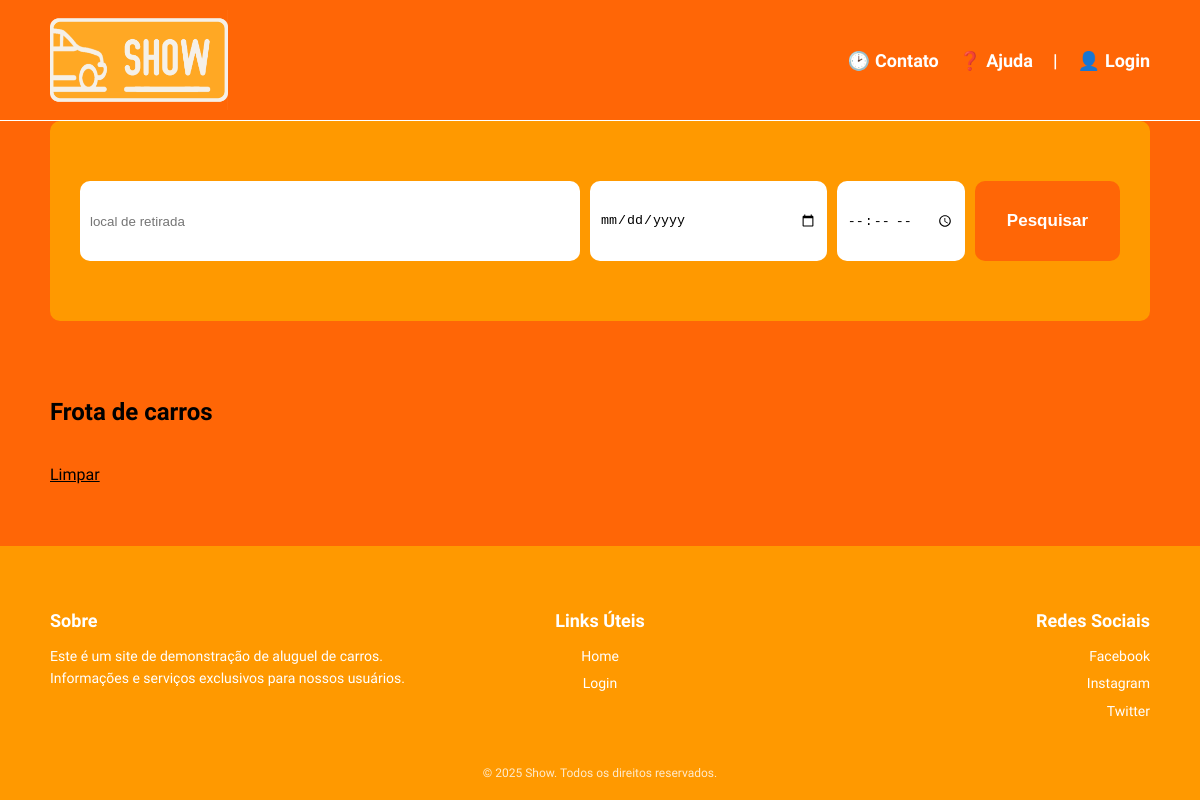
The app's page /, older data.
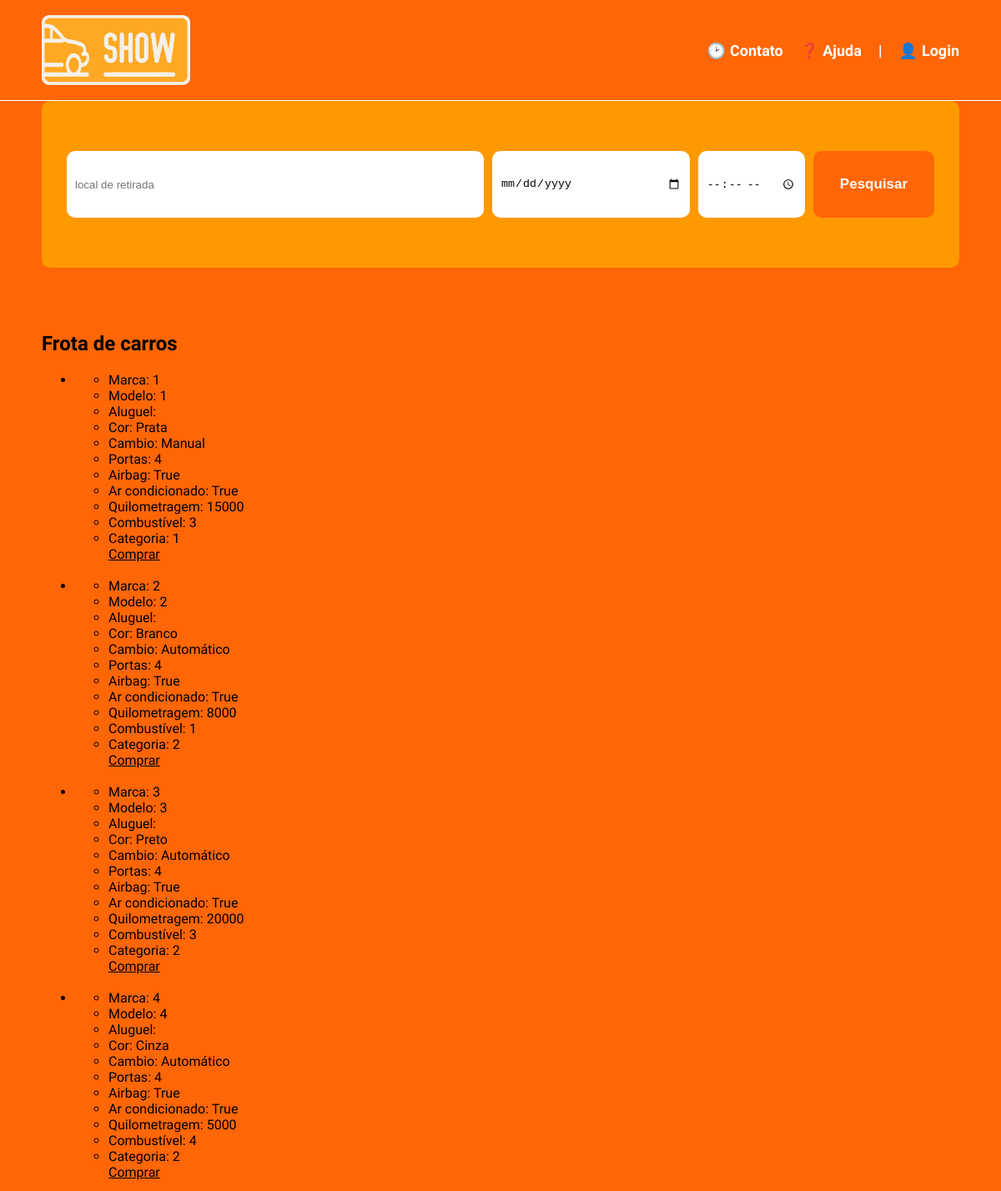
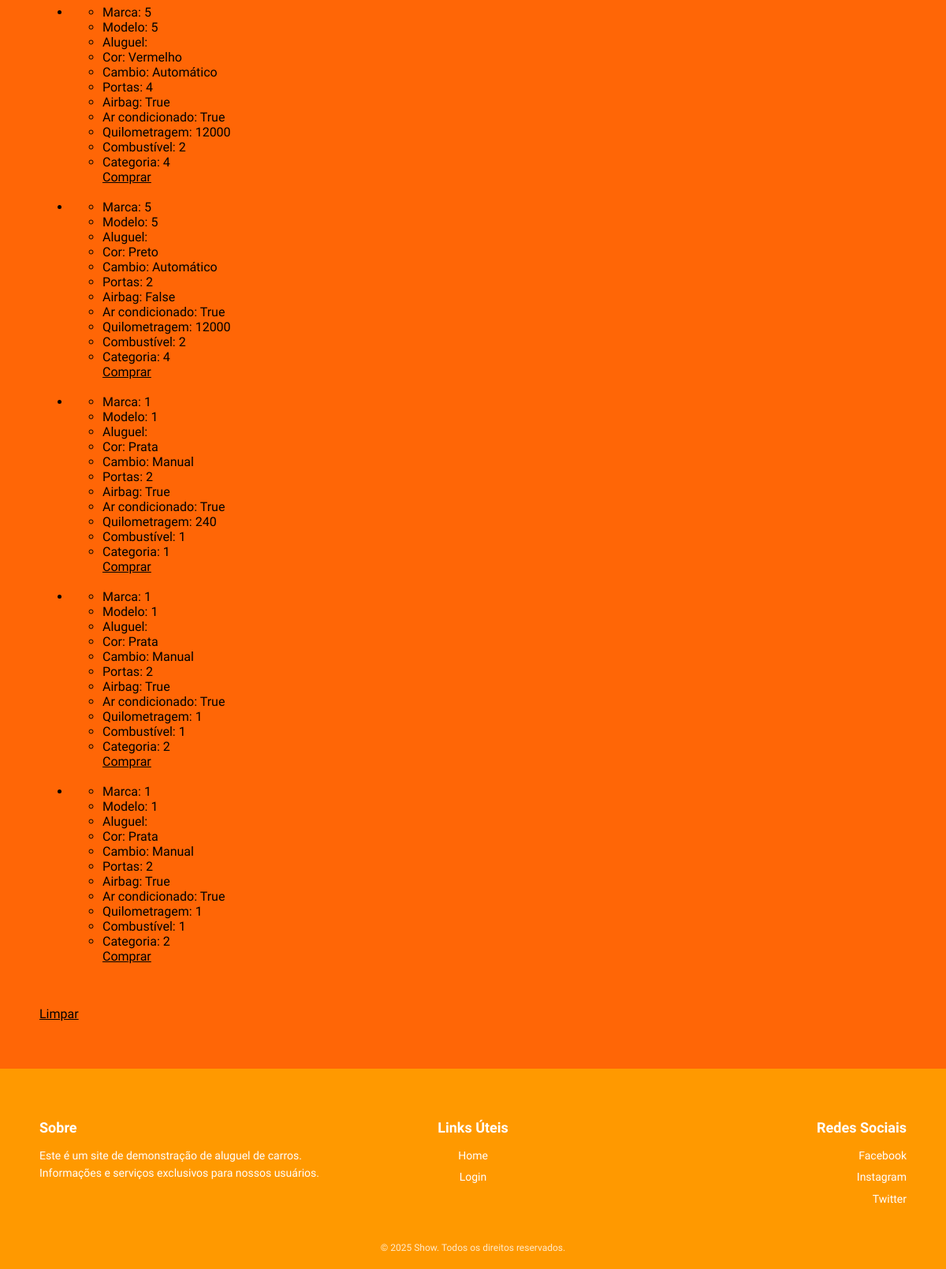
The same page, newer data (2 pictures, top to bottom).
### models.py (models this page shows, shortened)
class Veiculo(Base):
    __tablename__ = "veiculos"
    id = Column("id", Integer, primary_key=True, autoincrement=True)
    portas = Column("portas", Integer, nullable=False)
    preco_diaria = Column("preco_diaria", Numeric(10, 2), nullable=False)
    placa = Column("placa", String(7), nullable=False)
    cor = Column("cor", String(100), nullable=False)
    preco_compra = Column("preco_compra", Numeric(10, 2), nullable=False)
    capacidade_pessoas = Column("capacidade_pessoas", Integer, nullable=False)
    quilometragem = Column("quilometragem", Integer, nullable=False)
    cambio = Column("cambio", String(100), nullable=False)
    airbags = Column("airbags", Boolean, nullable=False)
    ar_condicionado = Column("ar_condicionado", Boolean, nullable=False)
    disponivel = Column("disponivel", Boolean, nullable=False)
    id_fornecedor = Column("id_fornecedor", Integer, ForeignKey("fornecedores.id"), nullable=False)
    id_garagem = Column("id_garagem", Integer, ForeignKey("garagens.id"), nullable=False)
    id_plano_seguro = Column("id_plano_seguro", Integer, ForeignKey("plano_seguros.id"), nullable=False)
    id_marca = Column("id_marca", Integer, ForeignKey("marcas.id"), nullable=False)
    id_modelo = Column("id_modelo", Integer, ForeignKey("modelos.id"), nullable=False)
    id_categoria = Column("id_categoria", Integer, ForeignKey("categorias.id"), nullable=False)
    id_combustivel = Column("id_combustivel", Integer, ForeignKey("combustiveis.id"), nullable=False)

### app.py (the view)
@app.route("/")
def pagina_inicial():
    sessao =Sessao()
    carros = sessao.query(Veiculo).all()
    if session.get("funcionario_id"):
        funcionario = sessao.query(Funcionario).filter_by(id = session.get("funcionario_id")).first()
        if funcionario:
            cargo = funcionario.cargo
        else:
            cargo=None
    else:
        cargo=None
    sessao.close()
    return render_template("pagina_inicial.html", carros_cadastrados=carros, cargo = cargo)

### templates/pagina_inicial.html (shortened to what this page needs)
{% extends "base.html" %}
{% block conteudo_principal %}
<div class="painel_pesquisa">
    <form class="formulario_pesquisa" action="#">
        <div class="local_retirada">
            <input type="text" class="input_local" placeholder="local de retirada"/>
        </div>
        <div class="data" title="Data de retirada e horário">
            <input type="date" class="input_data" aria-label="Data de retirada"/>
            <input type="time" class="input_hora" aria-label="Hora de devolução"/>
        </div>
        <button type="submit">Pesquisar</button>
    </form>
</div>
<br><br><br>
 {% if carros_cadastrados %}
    <h2>Frota de carros</h2>
    <ul>
    {% for carro in carros_cadastrados %}
    {% if carro %}
    {% if carro.disponivel %}
        <div><li>
    <ul>
        <li>Marca: {{ carro.id_marca }}</li>
        <li>Modelo: {{ carro.id_modelo }}</li>
        <li>Aluguel: {{ carro.aluguel }}</li>
        <li>Cor: {{ carro.cor }}</li>
        <li>Cambio: {{ carro.cambio }}</li>
        <li>Portas: {{ carro.portas }}</li>
        <li>Airbag: {{ carro.airbags }}</li>
        <li>Ar condicionado: {{ carro.ar_condicionado }}</li>
        <li>Quilometragem: {{ carro.quilometragem }}</li>
        <li>Combustível: {{ carro.id_combustivel }}</li>
        <li>Categoria: {{ carro.id_categoria }}</li>
        <a role="button" href="{{ url_for('detalhar_carro', carro_id = carro.id) }}">Comprar</a>
    </ul>
        </li></div><br>
        {% endif %}
        {% endif %}
    {% endfor %}
    </ul>
    {% else %}
    <p>Não há carros cadastrados no momento</p>
    {% endif %}
    <br>
    <a href="/logout">Limpar</a>
{% endblock %}

Row changes from the older to the newer data that the page shows:
now on this page (row edited): Veiculo: id_marca "1", id_modelo "1", cor "Prata", cambio "Manual", portas "4", airbags "True", ar_condicionado "True", quilometragem "15000", id_combustivel "3", id_categoria "1"
added Veiculo: id_marca "2", id_modelo "2", cor "Branco", cambio "Automático", portas "4", airbags "True", ar_condicionado "True", quilometragem "8000", id_combustivel "1", id_categoria "2"
added Veiculo: id_marca "3", id_modelo "3", cor "Preto", cambio "Automático", portas "4", airbags "True", ar_condicionado "True", quilometragem "20000", id_combustivel "3", id_categoria "2"
added Veiculo: id_marca "4", id_modelo "4", cor "Cinza", cambio "Automático", portas "4", airbags "True", ar_condicionado "True", quilometragem "5000", id_combustivel "4", id_categoria "2"
added Veiculo: id_marca "5", id_modelo "5", cor "Vermelho", cambio "Automático", portas "4", airbags "True", ar_condicionado "True", quilometragem "12000", id_combustivel "2", id_categoria "4"
added Veiculo: id_marca "5", id_modelo "5", cor "Preto", cambio "Automático", portas "2", airbags "False", ar_condicionado "True", quilometragem "12000", id_combustivel "2", id_categoria "4"
added Veiculo: id_marca "1", id_modelo "1", cor "Prata", cambio "Manual", portas "2", airbags "True", ar_condicionado "True", quilometragem "240", id_combustivel "1", id_categoria "1"
added Veiculo: id_marca "1", id_modelo "1", cor "Prata", cambio "Manual", portas "2", airbags "True", ar_condicionado "True", quilometragem "1", id_combustivel "1", id_categoria "2"
added Veiculo: id_marca "1", id_modelo "1", cor "Prata", cambio "Manual", portas "2", airbags "True", ar_condicionado "True", quilometragem "1", id_combustivel "1", id_categoria "2"
